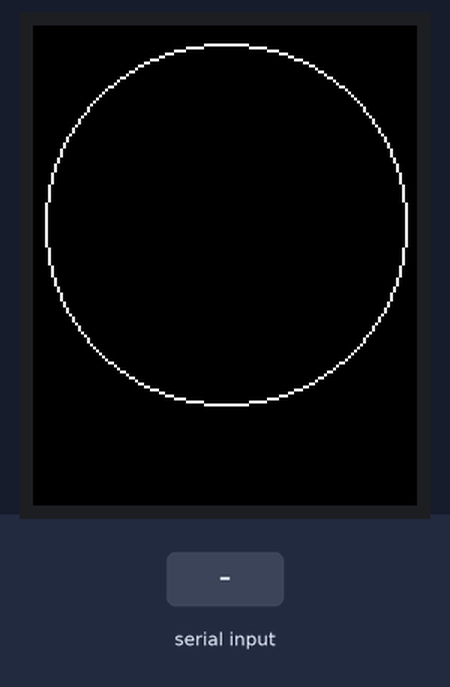
Recording of a sketch running on a simulated Arduino Uno, built with avr-gcc and run on an emulated ATmega328P. Shown: 128×160 colour display. The test bench sets the inputs (shaded band).

Above: at 1.3 s.
1.4 s: "True,1\n" received over Serial
At 2.3 s:
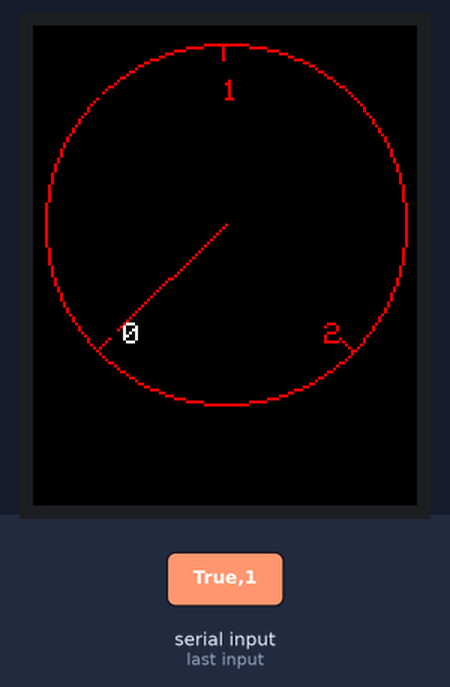
2.9 s: "True,150\n" received over Serial
At 3.5 s:
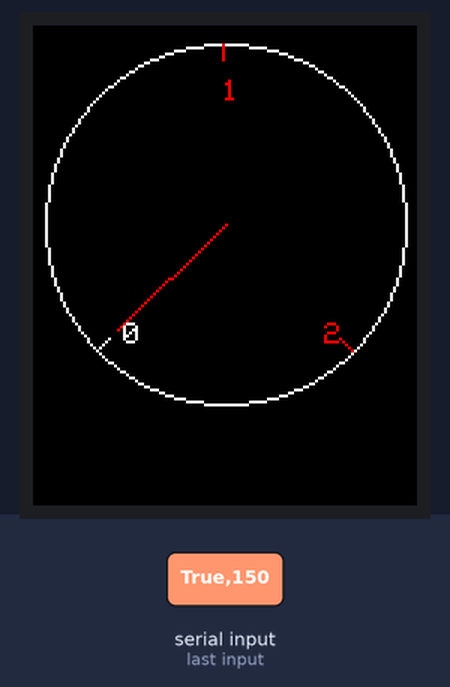
Timing chart, 0 to 5.9 s (numbered marks = the images above; inputs shaded):
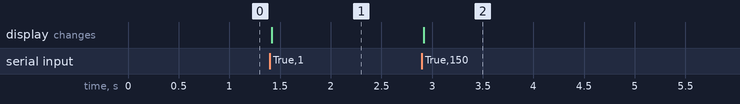

Measured:
- after the input at 1.4 s, the display: changes at once (image 1)
- after the input at 2.9 s, the display: changes at once (image 2)

The sketch:

arduino_telemetry.ino
```cpp
#include <Adafruit_GFX.h>
#include <Adafruit_ST7735.h>
#include <SPI.h>

#define TFT_CLK 13
#define TFT_MISO 12
#define TFT_MOSI 11
#define TFT_CS 10
#define TFT_RST 9
#define TFT_DC 8

#define TFT_WIDTH 128
#define TFT_HEIGHT 160
#define TFT_CENTER_X TFT_WIDTH / 2
#define TFT_CENTER_Y (TFT_HEIGHT / 2) - 14

Adafruit_ST7735 tft = Adafruit_ST7735(TFT_CS, TFT_DC, TFT_RST);

// bool initialized = false;
int prev_engine_rpm = -1;
int prev_redline_rpm = -1;
int prev_max_rpm = -1;
int prev_needle_x = 0;
int prev_needle_y = 0;

void setup() {
  Serial.begin(9600);
  tft.initR(INITR_GREENTAB);
  tft.fillScreen(ST7735_BLACK);
  tft.drawCircle(TFT_CENTER_X, TFT_CENTER_Y, 60, ST7735_WHITE);
  tft.setTextWrap(false);
}

void drawTicks(int redline_rpm, int max_rpm, bool rev_limiter_engaged) {
    static unsigned long lastUpdateTime = 0;
    static bool flashState = false;

    if (rev_limiter_engaged && (millis() - lastUpdateTime) > 350) {
        flashState = !flashState;  // toggle the flash state
        lastUpdateTime = millis();
    } else if(!rev_limiter_engaged){
        flashState = false;
    }


    uint16_t TEST = flashState ? ST7735_RED : ST7735_WHITE;

    tft.drawCircle(TFT_CENTER_X, TFT_CENTER_Y, 60, TEST);
    for (int rpm = 0; rpm <= max_rpm; rpm += 1000) {
        float angle = map(rpm, max_rpm, 0, 135, -135) - 90;
        float radian_angle = angle * PI / 180.0;

        int start_x = TFT_CENTER_X + 60 * cos(radian_angle);
        int start_y = TFT_CENTER_Y + 60 * sin(radian_angle);
        int end_x = TFT_CENTER_X + 55 * cos(radian_angle);
        int end_y = TFT_CENTER_Y + 55 * sin(radian_angle);

        if (rpm >= redline_rpm) {
            tft.drawLine(start_x, start_y, end_x, end_y, ST7735_RED);
        } else {
            tft.drawLine(start_x, start_y, end_x, end_y, TEST);
        }

        int text_x = TFT_CENTER_X + 48 * cos(radian_angle);
        int text_y = TFT_CENTER_Y + 48 * sin(radian_angle);
    }
}

void drawLabels(int redline_rpm, int max_rpm) {
//   if (redline_rpm != prev_redline_rpm || max_rpm != prev_max_rpm) {
//     tft.fillScreen(ST7735_BLACK);
//     tft.drawCircle(TFT_CENTER_X, TFT_CENTER_Y, 60, ST7735_WHITE);
    prev_redline_rpm = redline_rpm;
    prev_max_rpm = max_rpm;

    for (int rpm = 0; rpm <= max_rpm; rpm += 1000) {
      float angle = map(rpm, max_rpm, 0, 135, -135) - 90;
      float radian_angle = angle * PI / 180.0;
      int start_x = TFT_CENTER_X + 60 * cos(radian_angle);
      int start_y = TFT_CENTER_Y + 60 * sin(radian_angle);
      int end_x = TFT_CENTER_X + 55 * cos(radian_angle);
      int end_y = TFT_CENTER_Y + 55 * sin(radian_angle);
      int text_x = TFT_CENTER_X + 48 * cos(radian_angle);
      int text_y = TFT_CENTER_Y + 48 * sin(radian_angle);
      tft.setCursor(text_x, text_y);
      tft.setTextColor(rpm > redline_rpm ? ST7735_RED : ST7735_WHITE);
      tft.setTextSize(1);
      tft.print(rpm / 1000);
    }
//   }
}

void drawNeedle(int engine_rpm, int max_rpm) {
  if (engine_rpm != prev_engine_rpm) {
    // Erase the old needle by drawing over it with black color
    tft.drawLine(TFT_CENTER_X, TFT_CENTER_Y, prev_needle_x, prev_needle_y, ST7735_BLACK);

    // Draw the new needle
    float angle = map(engine_rpm, max_rpm, 0, 135, -135) - 90;
    float radian_angle = angle * PI / 180.0;
    int needle_length = 50;
    int needle_x = TFT_CENTER_X + needle_length * cos(radian_angle);
    int needle_y = TFT_CENTER_Y + needle_length * sin(radian_angle);

    tft.drawLine(TFT_CENTER_X, TFT_CENTER_Y, needle_x, needle_y, ST7735_RED);

    // Remember the new needle position for next time
    prev_needle_x = needle_x;
    prev_needle_y = needle_y;
    prev_engine_rpm = engine_rpm;
  }
}

void drawAll(){
    String data = Serial.readStringUntil('\n');
    int firstCommaIndex = data.indexOf(",");
    int secondCommaIndex = data.indexOf(",", firstCommaIndex+1);
    String engine_rpm_string = data.substring(0, firstCommaIndex);
    int engine_rpm = engine_rpm_string.toInt();
    String redline_rpm_string = data.substring(firstCommaIndex+1, data.indexOf(",", firstCommaIndex+1));
    int redline_rpm = redline_rpm_string.toInt();
    String rev_limiter_engaged_str = data.substring(secondCommaIndex+1, data.indexOf(",", secondCommaIndex+1));
    bool rev_limiter_engaged = rev_limiter_engaged_str == "True"; // Assuming '1' for true and '0' for false

    int max_rpm = ceil((redline_rpm + 2000) / 1000) * 1000;
    drawTicks(redline_rpm, max_rpm, rev_limiter_engaged);
    drawNeedle(engine_rpm, max_rpm);
    drawLabels(redline_rpm,max_rpm);
//     initialized = true;
}

void loop() {
  while (Serial.available()) {
    drawAll();
  }
}
```
